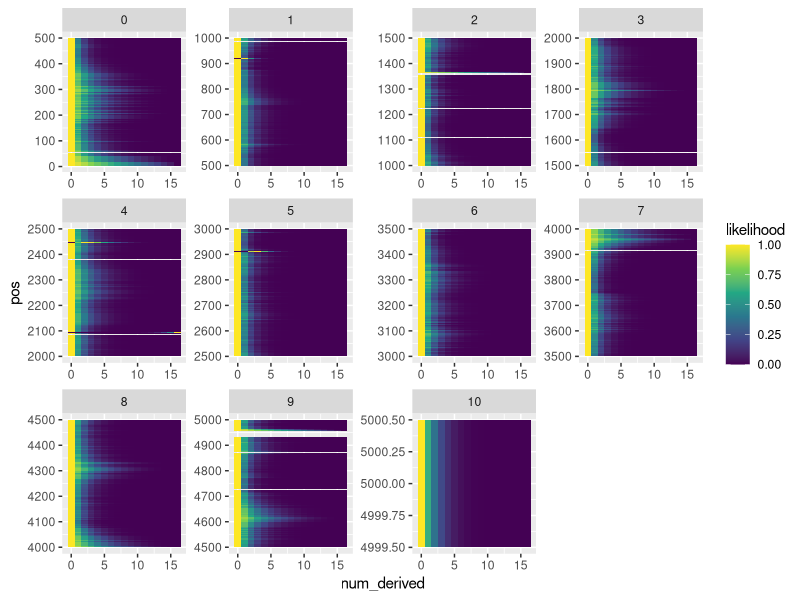

R code for this plot:
## ---- chunk 1
4e6 * 17 * 4 / 1e6
## ---- chunk 2
#| message: false
#| fig-width: 12
#| fig-height: 20
library(tidyverse)

# read in the file
saf <- read_tsv("extras/inputs/fall-first-5k.tsv", col_names = FALSE)
names(saf) <- c("chrom", "pos", 0:16)

# get a version that is not on the log scale
exp_saf <- saf %>% mutate(across(.cols = `0`:`16`, .fns = exp))

# try plotting the natural scale one
saf_long <- exp_saf %>%
  pivot_longer(cols = -c(chrom, pos), names_to = "num_derived", values_to = "likelihood") %>%
  mutate(num_derived = as.integer(num_derived))

ggplot(saf_long) +
  geom_tile(aes(x = num_derived, y = pos, fill = likelihood)) + 
  facet_wrap(~ as.integer(pos / 500), scales = "free") +
  scale_fill_viridis_c()
